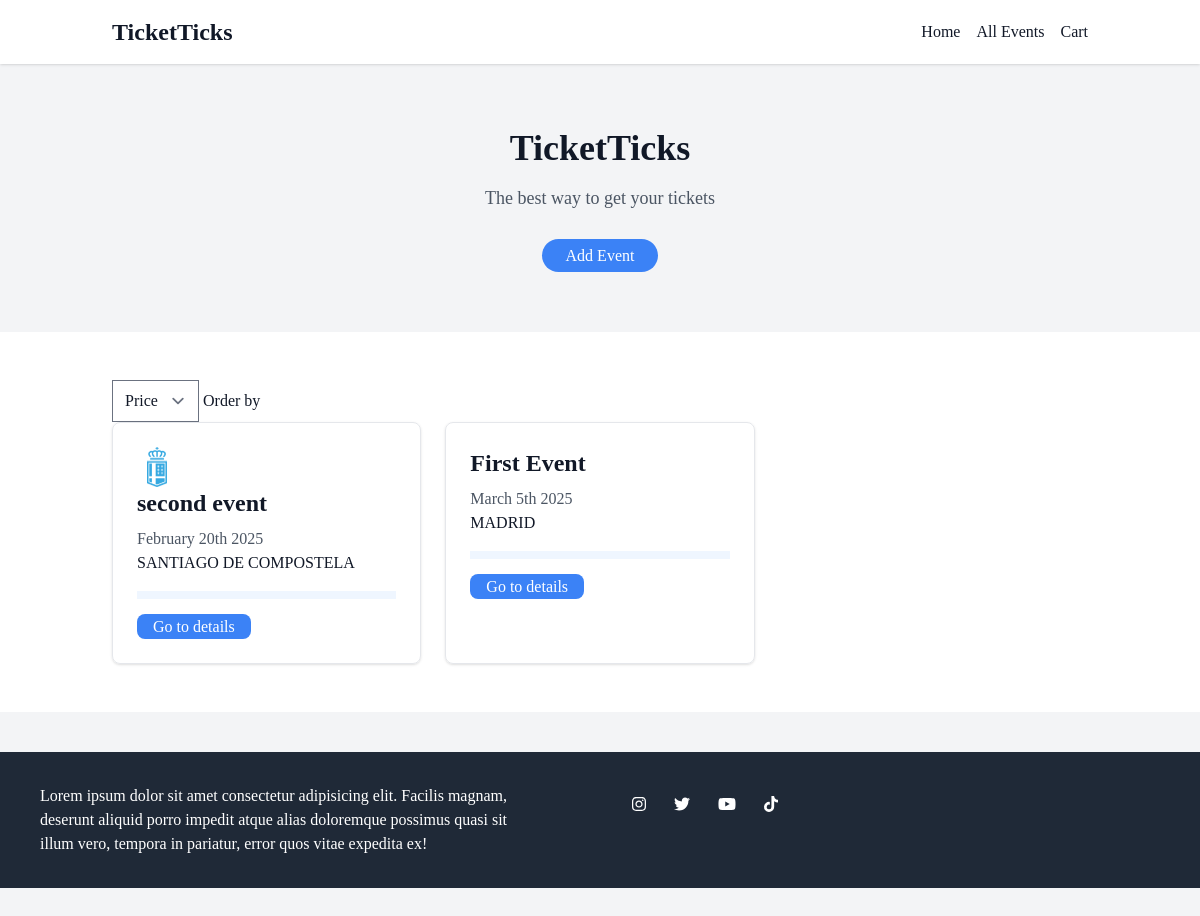
Before: / with the older database file.
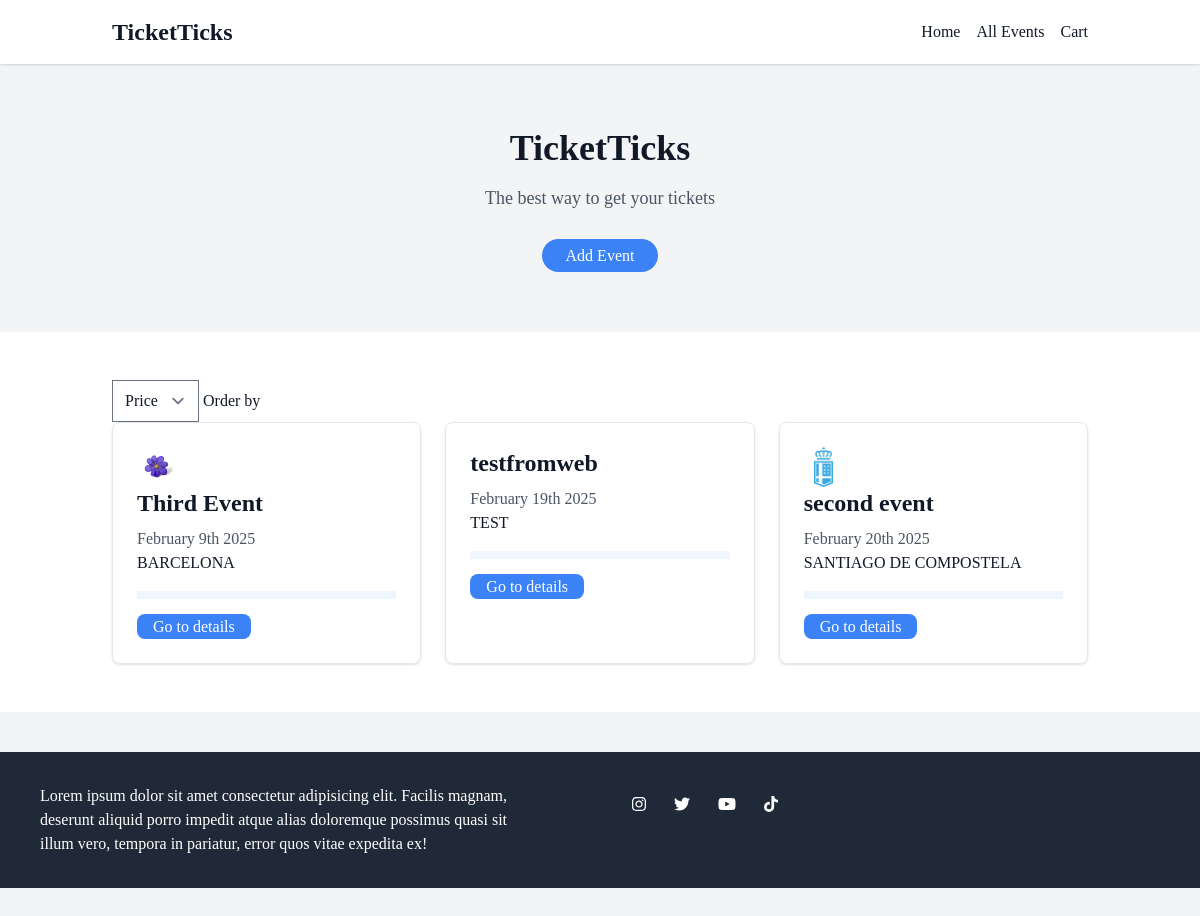
After: the same page with the newer database file.
### events/models.py (models this page shows, shortened)
class Event(models.Model):
    title = models.CharField(max_length=150)
    city = models.CharField(max_length=150)
    date = models.DateField()
    logo = models.ImageField(upload_to='logos',blank=True,null=True)
    artist = models.ForeignKey(Artist, on_delete=models.CASCADE,null=True)
    slug = models.SlugField(unique=True,blank=True)
    description = models.TextField(max_length=250)
    ticket_price = models.FloatField()
    def get_absolute_url(self):
        return reverse("event-detail", args={self.slug})

### events/views.py (the view, shortened to what this page needs)
# urls.py: path('',views.HomeView.as_view(),name='home'),
class HomeView(TemplateView):
    template_name = 'events/home.html'
    def get_context_data(self, **kwargs):
        context = super().get_context_data(**kwargs)
        context['events'] = Event.objects.all().order_by('date')[:3]
        if self.request.GET.get('filter'):
            event_filter = self.request.GET.get('filter')
            events = self.filter_events(event_filter)
            context["events"] = events
        return context

### theme/templates/events/home.html (shortened to what this page needs)
{%extends 'events/base.html'%}
{% block title %}Home{% endblock%} {%block content%}
	<main class="container mx-auto px-6 py-16 text-center">
		<h2 class="text-4xl font-bold mb-4">TicketTicks</h2>
		<p class="text-lg text-gray-600 mb-8">
			The best way to get your tickets
		</p>
		<a
			href="create-event"
			class="bg-blue-500 text-white px-6 py-2 rounded-full hover:bg-blue-600"
			>Add Event</a
		>
	</main>
	<section class="bg-white py-12">
	<div class="container mx-auto px-6 grid grid-cols-1 md:grid-cols-3 gap-6"><form  action="#" method="get">
		<select name="filter" id="filter">
			<option value="price">Price</option>
		</select>
		<button type="submit">Order by</button>
	</form></div>
		<div
			class="container mx-auto px-6 grid grid-cols-1 md:grid-cols-3 gap-6"
		>
			{% for event in events %}
			<div class="p-6 border rounded-lg shadow">
				{% if event.logo %}
				<img
					src="{{event.logo.url}}"
					alt="event picture"
					class="w-10 h-10 object-scale-down"
				/>
				{% endif %}
				<h3 class="text-2xl font-bold mb-2">{{event.title}}</h3>
				<p class="text-gray-600">{{event.date|date:'F jS Y'}}</p>
				<p class="text-grey-600">{{event.city|upper}}</p>
				<hr class="border-4 border-blue-50 my-4" />
				<a
					href="{{event.get_absolute_url}}"
					class="bg-blue-500 text-white px-4 py-1 rounded-lg hover:bg-blue-700"
					>Go to details</a
				>
			</div>
			{% endfor %}
		</div>
	</section>
</div>
{% endblock %}

### theme/templates/events/base.html (shortened to what this page needs)
{% load static tailwind_tags %}
<!DOCTYPE html>
<html lang="en">
	<head>
		{% tailwind_css %}
		<link
			href="{% static 'fontawesomefree/css/fontawesome.css' %}"
			rel="stylesheet"
			type="text/css"
		/>
		<link
			href="{% static 'fontawesomefree/css/brands.css' %}"
			rel="stylesheet"
			type="text/css"
		/>
		<link
			href="{% static 'fontawesomefree/css/solid.css' %}"
			rel="stylesheet"
			type="text/css"
		/>
	</head>
	<body class="bg-gray-100 font-serif leading-normal tracking-normal">
<div class="bg-gray-100 text-gray-900">
	<header class="bg-white shadow">
		<div
			class="container mx-auto px-6 py-4 flex justify-between items-center"
		>
			<a href="/"><h1 class="text-2xl font-bold">TicketTicks</h1>
			</a>
			<nav>
				<ul class="flex space-x-4">
					<li><a href="/" class="hover:text-blue-500">Home</a></li>
					<li><a href="/list-events" class="hover:text-blue-500">All Events</a></li>
					<li><a href="/cart" class="hover:text-blue-500">Cart</a></li>
				</ul>
			</nav>
		</div>
	</header>
		{% block content%} {% endblock %}
		<footer class="bg-gray-800 text-white py-8 my-10">
			<div class="grid grid-cols-2 gap-10" >
			<div class='mx-10 my-auto' >
				Lorem ipsum dolor sit amet consectetur adipisicing elit. Facilis magnam, deserunt aliquid porro impedit atque alias doloremque possimus quasi sit illum vero, tempora in pariatur, error quos vitae expedita ex!
			</div>
			<div class='container mx-auto grid-cols-4 place-items-center'>
				<button>
					<i class="fa-brands fa-instagram p-3 row-span-1 cursor-pointer"></i>
				</button>
				<button>
					<i class="fa-brands fa-twitter p-3 row-span-1	cursor-pointer"></i>
				</button>
				<button>
					<i class="fa-brands fa-youtube p-3 row-span-1	cursor-pointer"></i>
				</button>
				<button>
					<i class="fa-brands fa-tiktok p-3 row-span-1 cursor-pointer"></i>
				</button>
			</div>
		</div>
	</footer>
	</body>
</html>

Changed rows visible on the page:
no longer on this page (row unchanged): Event: title "First Event", date "March 5th 2025", city "MADRID"
added Event: logo (picture), title "Third Event", date "February 9th 2025", city "BARCELONA"
added Event: title "testfromweb", date "February 19th 2025", city "TEST"
